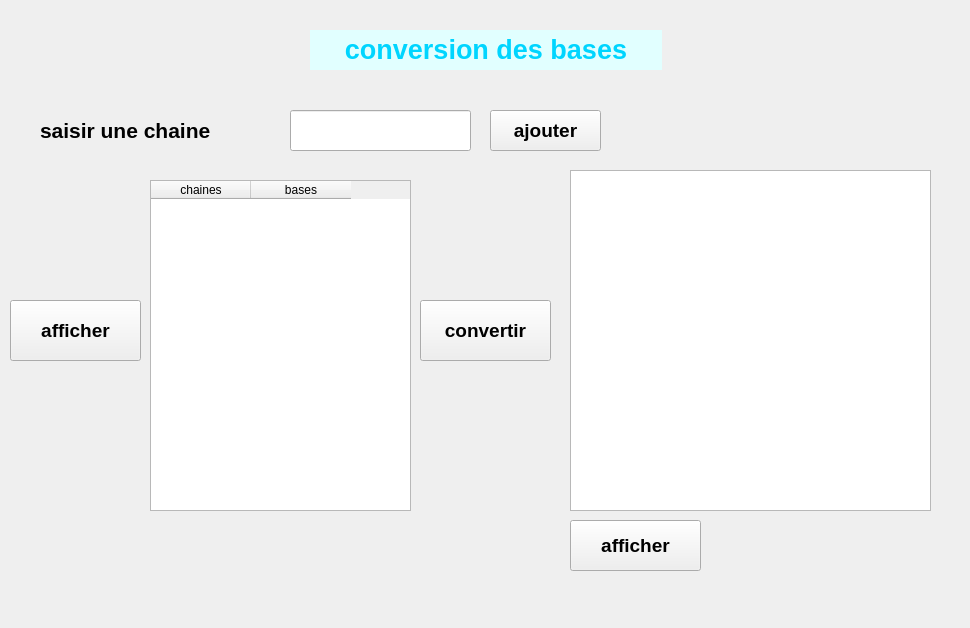
<?xml version="1.0" encoding="UTF-8"?>
<ui version="4.0">
 <class>Form</class>
 <widget class="QWidget" name="Form">
  <property name="geometry">
   <rect>
    <x>0</x>
    <y>0</y>
    <width>970</width>
    <height>628</height>
   </rect>
  </property>
  <property name="windowTitle">
   <string>Form</string>
  </property>
  <widget class="QLabel" name="label">
   <property name="geometry">
    <rect>
     <x>310</x>
     <y>30</y>
     <width>352</width>
     <height>40</height>
    </rect>
   </property>
   <property name="styleSheet">
    <string notr="true">background-color: rgb(225, 255, 255);</string>
   </property>
   <property name="text">
    <string>&lt;html&gt;&lt;head/&gt;&lt;body&gt;&lt;p align=&quot;center&quot;&gt;&lt;span style=&quot; font-size:20pt; font-weight:600; color:#00d5ff;&quot;&gt;conversion des bases&lt;/span&gt;&lt;/p&gt;&lt;/body&gt;&lt;/html&gt;</string>
   </property>
  </widget>
  <widget class="QLabel" name="label_2">
   <property name="geometry">
    <rect>
     <x>40</x>
     <y>100</y>
     <width>226</width>
     <height>61</height>
    </rect>
   </property>
   <property name="text">
    <string>&lt;html&gt;&lt;head/&gt;&lt;body&gt;&lt;p&gt;&lt;span style=&quot; font-size:16pt; font-weight:600;&quot;&gt;saisir une chaine&lt;/span&gt;&lt;/p&gt;&lt;/body&gt;&lt;/html&gt;</string>
   </property>
  </widget>
  <widget class="QPushButton" name="bt1">
   <property name="geometry">
    <rect>
     <x>490</x>
     <y>110</y>
     <width>111</width>
     <height>41</height>
    </rect>
   </property>
   <property name="font">
    <font>
     <pointsize>14</pointsize>
     <weight>75</weight>
     <bold>true</bold>
    </font>
   </property>
   <property name="text">
    <string>ajouter</string>
   </property>
  </widget>
  <widget class="QLineEdit" name="ch">
   <property name="geometry">
    <rect>
     <x>290</x>
     <y>110</y>
     <width>181</width>
     <height>41</height>
    </rect>
   </property>
  </widget>
  <widget class="QTableWidget" name="tab">
   <property name="geometry">
    <rect>
     <x>150</x>
     <y>180</y>
     <width>261</width>
     <height>331</height>
    </rect>
   </property>
   <column>
    <property name="text">
     <string>chaines</string>
    </property>
   </column>
   <column>
    <property name="text">
     <string>bases</string>
    </property>
   </column>
  </widget>
  <widget class="QListWidget" name="list">
   <property name="geometry">
    <rect>
     <x>570</x>
     <y>170</y>
     <width>361</width>
     <height>341</height>
    </rect>
   </property>
  </widget>
  <widget class="QPushButton" name="bt2">
   <property name="geometry">
    <rect>
     <x>10</x>
     <y>300</y>
     <width>131</width>
     <height>61</height>
    </rect>
   </property>
   <property name="font">
    <font>
     <pointsize>14</pointsize>
     <weight>75</weight>
     <bold>true</bold>
    </font>
   </property>
   <property name="text">
    <string>afficher</string>
   </property>
  </widget>
  <widget class="QPushButton" name="bt3">
   <property name="geometry">
    <rect>
     <x>420</x>
     <y>300</y>
     <width>131</width>
     <height>61</height>
    </rect>
   </property>
   <property name="font">
    <font>
     <pointsize>14</pointsize>
     <weight>75</weight>
     <bold>true</bold>
    </font>
   </property>
   <property name="text">
    <string>convertir</string>
   </property>
  </widget>
  <widget class="QPushButton" name="bt4">
   <property name="geometry">
    <rect>
     <x>570</x>
     <y>520</y>
     <width>131</width>
     <height>51</height>
    </rect>
   </property>
   <property name="font">
    <font>
     <pointsize>14</pointsize>
     <weight>75</weight>
     <bold>true</bold>
    </font>
   </property>
   <property name="text">
    <string>afficher</string>
   </property>
  </widget>
 </widget>
 <resources/>
 <connections/>
</ui>
